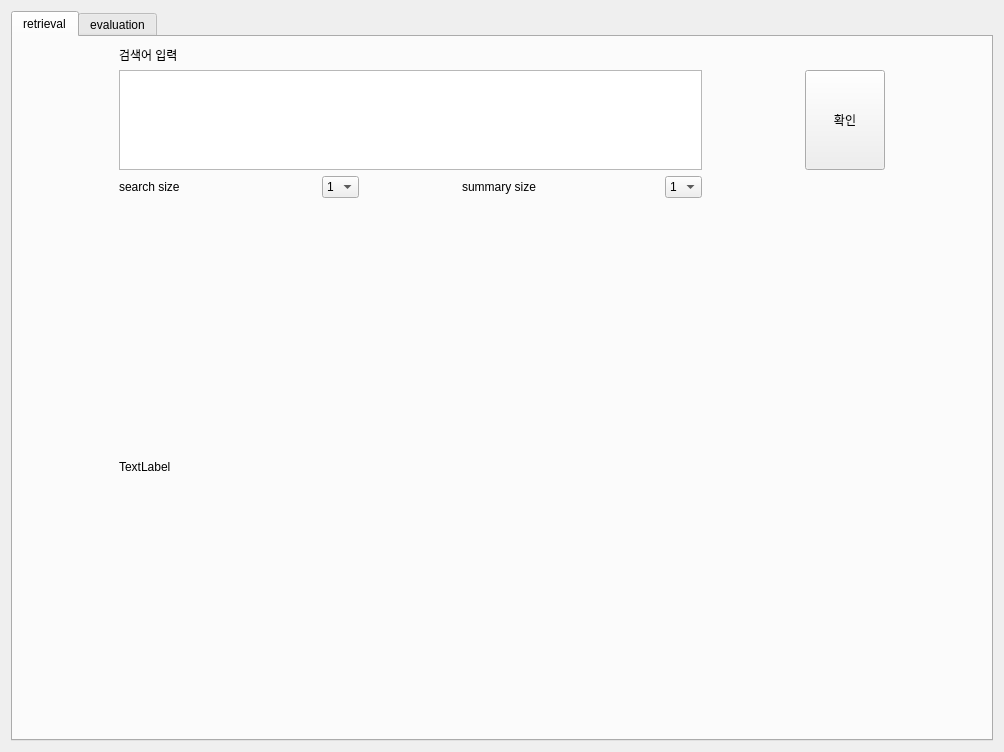
<?xml version="1.0" encoding="UTF-8"?>
<ui version="4.0">
 <class>Form</class>
 <widget class="QWidget" name="Form">
  <property name="geometry">
   <rect>
    <x>0</x>
    <y>0</y>
    <width>1004</width>
    <height>752</height>
   </rect>
  </property>
  <property name="windowTitle">
   <string>Form</string>
  </property>
  <layout class="QVBoxLayout" name="verticalLayout">
   <item>
    <widget class="QTabWidget" name="tabWidget">
     <property name="currentIndex">
      <number>0</number>
     </property>
     <widget class="QWidget" name="tab_3">
      <attribute name="title">
       <string>retrieval</string>
      </attribute>
      <layout class="QVBoxLayout" name="verticalLayout_2">
       <item>
        <layout class="QGridLayout" name="ll_2">
         <property name="sizeConstraint">
          <enum>QLayout::SetNoConstraint</enum>
         </property>
         <item row="3" column="0" colspan="5">
          <widget class="QLabel" name="output">
           <property name="enabled">
            <bool>true</bool>
           </property>
           <property name="sizePolicy">
            <sizepolicy hsizetype="Expanding" vsizetype="Expanding">
             <horstretch>0</horstretch>
             <verstretch>0</verstretch>
            </sizepolicy>
           </property>
           <property name="text">
            <string>TextLabel</string>
           </property>
          </widget>
         </item>
         <item row="2" column="2">
          <widget class="QLabel" name="label_5">
           <property name="maximumSize">
            <size>
             <width>100</width>
             <height>16777215</height>
            </size>
           </property>
           <property name="styleSheet">
            <string notr="true">
font: 9pt &quot;KoPub돋움체 Bold&quot;;</string>
           </property>
           <property name="text">
            <string>summary size</string>
           </property>
          </widget>
         </item>
         <item row="1" column="0" colspan="4">
          <widget class="QTextEdit" name="input_text">
           <property name="enabled">
            <bool>true</bool>
           </property>
           <property name="sizePolicy">
            <sizepolicy hsizetype="Expanding" vsizetype="Fixed">
             <horstretch>0</horstretch>
             <verstretch>0</verstretch>
            </sizepolicy>
           </property>
           <property name="maximumSize">
            <size>
             <width>16777215</width>
             <height>100</height>
            </size>
           </property>
           <property name="html">
            <string>&lt;!DOCTYPE HTML PUBLIC &quot;-//W3C//DTD HTML 4.0//EN&quot; &quot;http://www.w3.org/TR/REC-html40/strict.dtd&quot;&gt;
&lt;html&gt;&lt;head&gt;&lt;meta name=&quot;qrichtext&quot; content=&quot;1&quot; /&gt;&lt;style type=&quot;text/css&quot;&gt;
p, li { white-space: pre-wrap; }
&lt;/style&gt;&lt;/head&gt;&lt;body style=&quot; font-family:'Gulim'; font-size:9pt; font-weight:400; font-style:normal;&quot;&gt;
&lt;p style=&quot;-qt-paragraph-type:empty; margin-top:0px; margin-bottom:0px; margin-left:0px; margin-right:0px; -qt-block-indent:0; text-indent:0px;&quot;&gt;&lt;br /&gt;&lt;/p&gt;&lt;/body&gt;&lt;/html&gt;</string>
           </property>
          </widget>
         </item>
         <item row="0" column="0" colspan="2">
          <widget class="QLabel" name="label">
           <property name="styleSheet">
            <string notr="true">
font: 9pt &quot;KoPub돋움체 Bold&quot;;</string>
           </property>
           <property name="text">
            <string>검색어 입력 </string>
           </property>
          </widget>
         </item>
         <item row="2" column="3">
          <widget class="QComboBox" name="sum_num">
           <property name="sizePolicy">
            <sizepolicy hsizetype="Fixed" vsizetype="Fixed">
             <horstretch>0</horstretch>
             <verstretch>0</verstretch>
            </sizepolicy>
           </property>
           <item>
            <property name="text">
             <string>1</string>
            </property>
           </item>
           <item>
            <property name="text">
             <string>2</string>
            </property>
           </item>
           <item>
            <property name="text">
             <string>3</string>
            </property>
           </item>
           <item>
            <property name="text">
             <string>4</string>
            </property>
           </item>
           <item>
            <property name="text">
             <string>5</string>
            </property>
           </item>
           <item>
            <property name="text">
             <string>6</string>
            </property>
           </item>
           <item>
            <property name="text">
             <string>7</string>
            </property>
           </item>
           <item>
            <property name="text">
             <string>8</string>
            </property>
           </item>
          </widget>
         </item>
         <item row="1" column="4">
          <widget class="QPushButton" name="button">
           <property name="sizePolicy">
            <sizepolicy hsizetype="Fixed" vsizetype="Fixed">
             <horstretch>0</horstretch>
             <verstretch>0</verstretch>
            </sizepolicy>
           </property>
           <property name="minimumSize">
            <size>
             <width>0</width>
             <height>100</height>
            </size>
           </property>
           <property name="styleSheet">
            <string notr="true">
font: 9pt &quot;KoPub돋움체 Bold&quot;;</string>
           </property>
           <property name="text">
            <string>확인</string>
           </property>
          </widget>
         </item>
         <item row="2" column="0">
          <widget class="QLabel" name="label_4">
           <property name="maximumSize">
            <size>
             <width>100</width>
             <height>16777215</height>
            </size>
           </property>
           <property name="styleSheet">
            <string notr="true">
font: 9pt &quot;KoPub돋움체 Bold&quot;;</string>
           </property>
           <property name="text">
            <string>search size</string>
           </property>
          </widget>
         </item>
         <item row="2" column="1">
          <widget class="QComboBox" name="src_num">
           <property name="sizePolicy">
            <sizepolicy hsizetype="Fixed" vsizetype="Fixed">
             <horstretch>0</horstretch>
             <verstretch>0</verstretch>
            </sizepolicy>
           </property>
           <item>
            <property name="text">
             <string>1</string>
            </property>
           </item>
           <item>
            <property name="text">
             <string>2</string>
            </property>
           </item>
           <item>
            <property name="text">
             <string>3</string>
            </property>
           </item>
           <item>
            <property name="text">
             <string>4</string>
            </property>
           </item>
           <item>
            <property name="text">
             <string>5</string>
            </property>
           </item>
           <item>
            <property name="text">
             <string>6</string>
            </property>
           </item>
           <item>
            <property name="text">
             <string>7</string>
            </property>
           </item>
           <item>
            <property name="text">
             <string>8</string>
            </property>
           </item>
          </widget>
         </item>
        </layout>
       </item>
      </layout>
     </widget>
     <widget class="QWidget" name="tab_4">
      <attribute name="title">
       <string>evaluation</string>
      </attribute>
      <layout class="QVBoxLayout" name="verticalLayout_3">
       <item>
        <layout class="QGridLayout" name="ll_3">
         <property name="sizeConstraint">
          <enum>QLayout::SetNoConstraint</enum>
         </property>
         <item row="4" column="0" colspan="5">
          <widget class="QLabel" name="map_data">
           <property name="maximumSize">
            <size>
             <width>16777215</width>
             <height>200</height>
            </size>
           </property>
           <property name="text">
            <string>Evaluation 결과</string>
           </property>
          </widget>
         </item>
         <item row="3" column="0" colspan="2">
          <widget class="QLabel" name="our_data">
           <property name="text">
            <string>검색된 뉴스</string>
           </property>
          </widget>
         </item>
         <item row="0" column="0" colspan="2">
          <widget class="QLabel" name="label_2">
           <property name="maximumSize">
            <size>
             <width>16777215</width>
             <height>30</height>
            </size>
           </property>
           <property name="styleSheet">
            <string notr="true">
font: 9pt &quot;KoPub돋움체 Bold&quot;;</string>
           </property>
           <property name="text">
            <string>  검색어 입력 </string>
           </property>
          </widget>
         </item>
         <item row="1" column="0" colspan="4">
          <widget class="QTextEdit" name="query_input">
           <property name="enabled">
            <bool>true</bool>
           </property>
           <property name="sizePolicy">
            <sizepolicy hsizetype="Expanding" vsizetype="Fixed">
             <horstretch>0</horstretch>
             <verstretch>0</verstretch>
            </sizepolicy>
           </property>
           <property name="maximumSize">
            <size>
             <width>16777215</width>
             <height>100</height>
            </size>
           </property>
           <property name="html">
            <string>&lt;!DOCTYPE HTML PUBLIC &quot;-//W3C//DTD HTML 4.0//EN&quot; &quot;http://www.w3.org/TR/REC-html40/strict.dtd&quot;&gt;
&lt;html&gt;&lt;head&gt;&lt;meta name=&quot;qrichtext&quot; content=&quot;1&quot; /&gt;&lt;style type=&quot;text/css&quot;&gt;
p, li { white-space: pre-wrap; }
&lt;/style&gt;&lt;/head&gt;&lt;body style=&quot; font-family:'Gulim'; font-size:9pt; font-weight:400; font-style:normal;&quot;&gt;
&lt;p style=&quot;-qt-paragraph-type:empty; margin-top:0px; margin-bottom:0px; margin-left:0px; margin-right:0px; -qt-block-indent:0; text-indent:0px;&quot;&gt;&lt;br /&gt;&lt;/p&gt;&lt;/body&gt;&lt;/html&gt;</string>
           </property>
          </widget>
         </item>
         <item row="2" column="2">
          <widget class="QLabel" name="label_6">
           <property name="maximumSize">
            <size>
             <width>100</width>
             <height>16777215</height>
            </size>
           </property>
           <property name="styleSheet">
            <string notr="true">
font: 9pt &quot;KoPub돋움체 Bold&quot;;</string>
           </property>
           <property name="text">
            <string>  web news</string>
           </property>
          </widget>
         </item>
         <item row="2" column="0">
          <widget class="QLabel" name="label_7">
           <property name="maximumSize">
            <size>
             <width>100</width>
             <height>30</height>
            </size>
           </property>
           <property name="styleSheet">
            <string notr="true">
font: 9pt &quot;KoPub돋움체 Bold&quot;;</string>
           </property>
           <property name="text">
            <string>   our news</string>
           </property>
          </widget>
         </item>
         <item row="1" column="4">
          <widget class="QPushButton" name="button_2">
           <property name="sizePolicy">
            <sizepolicy hsizetype="Fixed" vsizetype="Fixed">
             <horstretch>0</horstretch>
             <verstretch>0</verstretch>
            </sizepolicy>
           </property>
           <property name="minimumSize">
            <size>
             <width>0</width>
             <height>100</height>
            </size>
           </property>
           <property name="styleSheet">
            <string notr="true">
font: 9pt &quot;KoPub돋움체 Bold&quot;;</string>
           </property>
           <property name="text">
            <string>evaluation</string>
           </property>
          </widget>
         </item>
         <item row="3" column="2" colspan="2">
          <widget class="QLabel" name="web_data">
           <property name="text">
            <string>인터넷에서 검색한 뉴스</string>
           </property>
          </widget>
         </item>
        </layout>
       </item>
      </layout>
     </widget>
    </widget>
   </item>
  </layout>
 </widget>
 <resources/>
 <connections>
  <connection>
   <sender>button</sender>
   <signal>clicked()</signal>
   <receiver>Form</receiver>
   <slot>button_clicked()</slot>
   <hints>
    <hint type="sourcelabel">
     <x>883</x>
     <y>168</y>
    </hint>
    <hint type="destinationlabel">
     <x>494</x>
     <y>83</y>
    </hint>
   </hints>
  </connection>
  <connection>
   <sender>button_2</sender>
   <signal>clicked()</signal>
   <receiver>Form</receiver>
   <slot>eval_button_clicked()</slot>
   <hints>
    <hint type="sourcelabel">
     <x>952</x>
     <y>140</y>
    </hint>
    <hint type="destinationlabel">
     <x>1043</x>
     <y>424</y>
    </hint>
   </hints>
  </connection>
 </connections>
 <slots>
  <slot>button_clicked()</slot>
  <slot>eval_button_clicked()</slot>
 </slots>
</ui>
